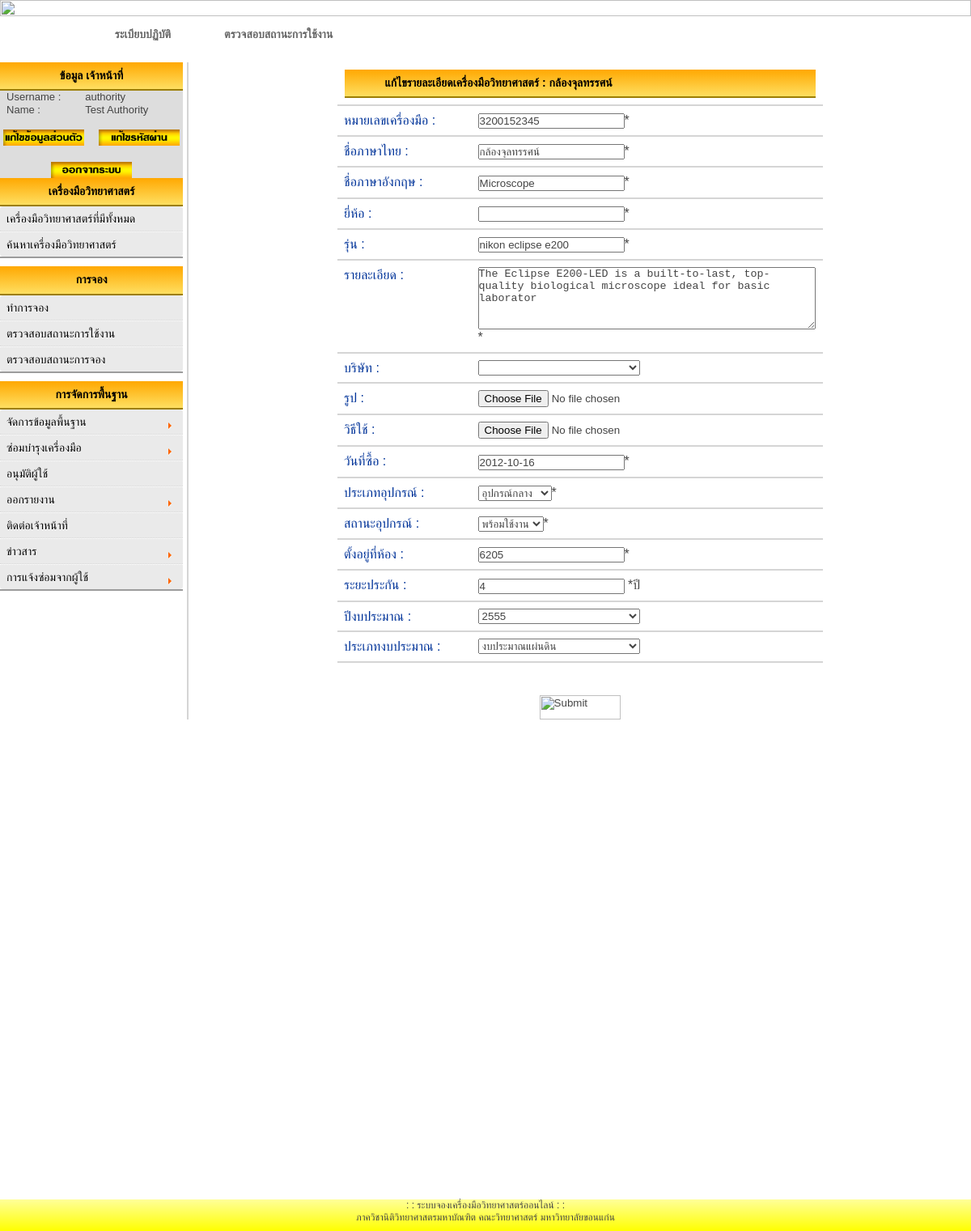
Page /authority/add_durable3-A.php?DurableArticleSetId=17 (signed in) on the committed database.
### tables this page shows
CREATE TABLE IF NOT EXISTS `durablearticleset` (
  `DurableArticleSetId` int(20) NOT NULL AUTO_INCREMENT,
  `DurableArticleSetNumber` varchar(20) NOT NULL,
  `DurableArticleSetThaiName` varchar(100) NOT NULL,
  `DurableArticleSetEnglishName` varchar(100) NOT NULL,
  `DurableArticleSetVersion` varchar(100) NOT NULL,
  `DurableArticleSetDetail` varchar(100) NOT NULL,
  `DurableArticleSetPic` varchar(600) NOT NULL,
  `DurableArticleSetHowtoUse` varchar(100) NOT NULL,
  `DurableArticleSetBuyDate` varchar(20) NOT NULL,
  `ProcurementBudgetYear` int(5) NOT NULL,
  `ProcurementBudgetType` varchar(20) NOT NULL,
  `VouchDate` varchar(20) NOT NULL,
  `DurableArticleSetAtRoom` varchar(100) NOT NULL,
  `DurableArticleSetType` varchar(20) NOT NULL,
  `DurableArticleSetStatus` varchar(20) NOT NULL DEFAULT 'พร้อมใช้งาน' COMMENT 'status : พร้อมใช้งาน , บำรุงรักษา ',
  `CompanyId` varchar(5) NOT NULL,
  `DurableArticleId` int(20) NOT NULL,
  PRIMARY KEY (`DurableArticleSetId`)
);

CREATE TABLE IF NOT EXISTS `user` (
  `UserId` int(5) NOT NULL AUTO_INCREMENT,
  `UserName` varchar(50) NOT NULL,
  `Password` varchar(20) NOT NULL,
  `UserFullname` varchar(50) NOT NULL,
  `UserSex` varchar(5) NOT NULL,
  `UserAddress` varchar(150) NOT NULL,
  `UserPhone` varchar(11) NOT NULL,
  `UserEmail` varchar(150) NOT NULL,
  `UserSSID` varchar(13) NOT NULL,
  `UserStatus` varchar(20) NOT NULL DEFAULT 'user' COMMENT 'status: user, ADMIN, authority, authority-apply',
  `Active` varchar(10) NOT NULL DEFAULT 'No' COMMENT 'Active : Yes,No,NoApply',
  `Detail` varchar(300) NOT NULL,
  `FacultyId` varchar(10) NOT NULL,
  `DepartmentId` varchar(10) NOT NULL,
  `BranchId` varchar(10) NOT NULL,
  PRIMARY KEY (`UserId`),
  UNIQUE KEY `UserName` (`UserName`)
);

### authority/add_durable3-A.php (the view, shortened to what this page needs)
<html>
<head>
<link href="table1.css" rel="stylesheet" type="text/css">
<link href="styles_menu.css" rel="stylesheet" type="text/css">
<link href="text1.css" rel="stylesheet" type="text/css" />
<link href="styles_head.css" rel="stylesheet" type="text/css">
<link rel="stylesheet" href="style.css" />
<link href="smooth-php-cal.css" rel="stylesheet" />
</head>
<body>
<?php include('h2.php'); ?>
 <td width="80%" rowspan="20" align="center" valign="top"> <div id="content">
<?php
	$strSQL = "SELECT * FROM durablearticleset  WHERE DurableArticleSetId = '".$_GET["DurableArticleSetId"]."' ";
	$objQuery = mysql_query($strSQL) or die ("Error Query [".$strSQL."]");
	$objResult = mysql_fetch_array($objQuery);
?>
	<form name="frmEdit" method="post" action="add_durable4-A.php?DurableArticleSetId=<?php echo $_GET["DurableArticleSetId"];?>" enctype="multipart/form-data"  onSubmit="JavaScript:return fncSubmit();">
	<table width="600" border="0"  id="box-table-a">
  <tr>
  <tr>
<td colspan="8"> <div id="head_content">
	  แก้ไขรายละเอียดเครื่องมือวิทยาศาสตร์ : <?php echo$objResult["DurableArticleSetThaiName"];?></div></td>
</tr>
	<tr>
    <th width="150"> <div align="left">หมายเลขเครื่องมือ :  </div></th>
	<td><input type="text" name="txtDurableArticleSetNumber" value="<?php echo $objResult["DurableArticleSetNumber"];?>">*</td>
</tr>
	<tr>
    <th width=""> <div align="left">ชื่อภาษาไทย :  </div></th>
	<td><input type="text" name="txtPassword" value="<?php echo$objResult["DurableArticleSetThaiName"];?>">*</td>
</tr>
	<tr>
    <th width=""> <div align="left">ชื่อภาษาอังกฤษ :  </div></th>
	<td><input type="text" name="txtName" value="<?php echo $objResult["DurableArticleSetEnglishName"];?>">*</td>
</tr>
	<tr>
    <th width=""> <div align="left">ยี่ห้อ :  </div></th>
	<td><input type="text" name="txtBrand" value="<?php echo $objResult["DurableArticleSetBrand"];?>">*</td>
</tr>
<tr>
    <th width=""> <div align="left">	รุ่น : </div></th>
	<td><input type="text" name="txtDurableArticleSetVersion" value="<?php echo $objResult["DurableArticleSetVersion"];?>">*</td>
</tr>
	<tr>
    <th width=""> <div align="left">รายละเอียด :  </div></th>
	<td><textarea name="txtDurableArticleSetDetail" rows="5" cols="50" ><?php echo $objResult["DurableArticleSetDetail"];?></textarea>
*</td>
</tr>
<tr>
    <th width=""> <div align="left">บริษัท :  </div></th>
	<td>
<select id="company" name="txtCompanyId" style="width:200px">
	<?php
	$strSQL = "SELECT * FROM company ORDER BY CompanyId ASC ";
	$objQuery = mysql_query($strSQL) or die ("Error Query [".$strSQL."]");
	while($objResult = mysql_fetch_array($objQuery))
	{
	?>
	<option value="<?php echo $objResult["CompanyId"];?>"><?php echo $objResult["CompanyThaiName"];?></option>
	<?php
	}
	?>
	</select></td>
</tr>
<?php
	$strSQL = "SELECT * FROM durablearticleset  WHERE DurableArticleSetId = '".$_GET["DurableArticleSetId"]."' ";
	$objQuery = mysql_query($strSQL) or die ("Error Query [".$strSQL."]");
	$objResult = mysql_fetch_array($objQuery);
?>
<tr>
    <th width=""> <div align="left">	รูป :  </div></th>
	<td>
	<input type="file" name="filUpload"
	value="<?php echo $objResult["DurableArticleSetPic"];?>">
	<input type="hidden" name="hdnOldFile" value="<?php echo $objResult["DurableArticleSetPic"];?>"></td>
</tr>
<tr>
    <th width=""> <div align="left">วิธีใช้ :  </div></th>
	<td>
		<input type="file" name="txtDurableArticleSetHowToUse" value="<?php echo $objResult["DurableArticleSetHowtoUse"];?>">
</td>
</tr>
<tr>
    <th width=""> <div align="left">วันที่ซื้อ :  </div></th>
	<td><input type="text" name="txtDurableArticleSetBuyDate" value="<?php echo $objResult["DurableArticleSetBuyDate"];?>">*</td>
</tr>
<tr>
    <th width=""> <div align="left">ประเภทอุปกรณ์ :  </div></th>
		<td align=""><select name='txtDurableArticleSetType' id='DurableArticleSetType'>
<option value='<?php echo $objResult["DurableArticleSetType"];?>'><?php echo $objResult["DurableArticleSetType"];?></option>
</select>*</td>
</tr>
<tr>
    <th width=""> <div align="left">สถานะอุปกรณ์ :  </div></th>
<td>
	<select name='txtDurableArticleSetStatus' id='DurableArticleSetStatus'>
	<option value='<?php echo $objResult["DurableArticleSetStatus"];?>'><?php echo $objResult["DurableArticleSetStatus"];?></option>
</select>*
</td>
</tr>
<tr>
    <th width=""> <div align="left">ตั้งอยู่ที่ห้อง :  </div></th>
	<td><input type="text" name="txtDurableArticleSetAtRoom" value="<?php echo $objResult["DurableArticleSetAtRoom"];?>">*</td>
</tr>
<tr>
    <th width=""> <div align="left">ระยะประกัน :  </div></th>
	<td><input type="text" name="txtVouchDate" value="<?php echo $objResult["VouchDate"];?>"> *ปี</td>
</tr>
<tr>
    <th width=""> <div align="left">ปีงบประมาณ :  </div></th>
	<td>
<select id="txtProcurementBudgetYear" name="txtProcurementBudgetYear" style="width:200px">
	<?php
	$strSQL = "SELECT * FROM procurement ORDER BY ProcurementBudgetId ASC ";
	$objQuery = mysql_query($strSQL) or die ("Error Query [".$strSQL."]");
	while($objResult = mysql_fetch_array($objQuery))
	{
	?>
	<option value="<?php echo $objResult["ProcurementBudgetId"];?>"><?php echo $objResult["ProcurementBudgetYear"];?></option>
	<?php
	}
	?>
	*</select></td>
</tr>
<tr>
    <th width=""> <div align="left">ประเภทงบประมาณ :  </div></th>
	<td>
<select id="ProcumentBudgetType" name="txtProcumentBudgetType" style="width:200px">
	<?php
	$strSQL = "SELECT * FROM procurement ORDER BY ProcurementBudgetId ASC ";
	$objQuery = mysql_query($strSQL) or die ("Error Query [".$strSQL."]");
	while($objResult = mysql_fetch_array($objQuery))
	{
	?>
	<option value="<?php echo $objResult["ProcurementBudgetId"];?>"><?php echo $objResult["ProcurementBudgetType"];?></option>
	<?php
	}
	?>
	*</select>
</td>
</tr>
</tr></table><br><br>
<input type="image" name="submit" WIDTH="100" HEIGHT="30" src="../images/submit2.bmp"/>
	</form>
</div></td>
  </tr>
   <tr>
    <td BGCOLOR="DDDDDD"><center><form name="form1" method="post" action="check_login.php">
  <table border="0" style="width: 210px">
    <?php
	$strSQL = "SELECT * FROM user WHERE UserId = '".$_SESSION['UserId']."' ";
	$objQuery = mysql_query($strSQL);
	$objResult = mysql_fetch_array($objQuery);
?>
<?php include('userbuttom.php'); ?>
<?php include('footer2.php');?>
</body>
</html>

### authority/userbuttom.php
  <tbody>
      <tr  >
        <td><FONT SIZE="2" COLOR="">Username :</FONT></td>
        <td><FONT SIZE="2" COLOR=""><?php echo $objResult["UserName"];?></FONT>
        </td>
      </tr>
      <tr>
        <td><FONT SIZE="2" COLOR="">Name : </FONT></td>
        <td><FONT SIZE="2" COLOR=""><?php echo $objResult["UserFullname"];?></FONT>
        </td>
      </tr>
    </tbody>
  </table><br>
<a href="edit_profile.php"><IMG SRC="../images/edit_profile.png" WIDTH="100" HEIGHT="20" BORDER="0" ALT=""></a> &nbsp; &nbsp;
<a href="edit_password.php"><IMG SRC="../images/password.png" WIDTH="100" HEIGHT="20" BORDER="0" ALT=""></a>
<br><br>
<a href="logout.php"><IMG SRC="../images/logout.png" WIDTH="100" HEIGHT="20" BORDER="0" ALT=""></a>
<br>
</form></td>
  </tr>

### authority/table1.css (style rules this page uses)
body { line-height: 1.6em; }
#box-table-a { font-size: 16px; text-align: left; border-collapse: collapse; }
#box-table-a th { font-size: 16px; font-weight: normal; padding: 8px; border-top: 2px solid #ff9900; border-bottom: 2px solid #d5d5d5; color: #039; }
#box-table-a td { padding: 8px; color: #black; border-top: 1px solid transparent; border-right: 1px solid transparent; border-left: 1px solid transparent; border-bottom: 2px solid #d5d5d5; }

### authority/text1.css (style rules this page uses)
body { margin-left: 0px; margin-top: 0px; margin-right: 0px; margin-bottom: 0px; text-align: center; margin:auto; clear: both; <body topmargin="0" leftmargin="0" rightmargin="0" > }
a:link { color: #000; }
#content { margin:0 0 0 5; clear: both; font-size: 16px; border-left: 2px solid #d5d5d5; padding: 8 8 8 8 px; }
#head_content { background: -webkit-gradient(linear, left top, left bottom, from(#ffa801), to(#fedf61)); font-size: 14px; font-weight: bold; padding: 8 10 8 50px; border-bottom: solid 2px #9c7e04; color:#000; }

### authority/style.css (style rules this page uses)
html, body, div, span, object, iframe, h1, h2, h3, h4, h5, h6, p, blockquote, pre, abbr, address, cite, code, del, dfn, em, img, ins, kbd, q, samp, small, strong, sub, sup, var, b, i, dl, dt, dd, ol, ul, li, fieldset, form, label, legend, table, caption, tbody, tfoot, thead, tr, th, td, article, aside, canvas, details, figcaption, figure, footer, header, hgroup, menu, nav, section, summary, time, mark, audio, video { margin: 0; padding: 0; font-size: 100%; font: inherit; vertical-align: baseline; }
table { border-collapse: collapse; border-spacing: 0; }
input, select { vertical-align: middle; }
body { font:13px/1.231 sans-serif; *font-size:small; }
html { overflow-y: scroll; }
strong, th { font-weight: bold; }
td { vertical-align: top; }
textarea { overflow: auto; }
label, input[type="button"], input[type="submit"], input[type="image"], button { cursor: pointer; }
button, input, select, textarea { margin: 0; }
a:link { -webkit-tap-highlight-color: #FF5E99; }
body, select, input, textarea { color: #444; }

### authority/smooth-php-cal.css (style rules this page uses)
* { padding : 0; margin : 0; }

### authority/add_durable3-A.php (style rules this page uses)
a { text-decoration:none; }

### rows in the picture
durablearticleset: DurableArticleSetThaiName "กล้องจุลทรรศน์", txtDurableArticleSetNumber "3200152345", txtPassword "กล้องจุลทรรศน์", txtName "Microscope", txtDurableArticleSetVersion "nikon eclipse e200", txtDurableArticleSetDetail "The Eclipse E200-LED is a built-to-last, top-quality biological microscope ideal for basic laborator", txtDurableArticleSetBuyDate "2012-10-16", txtDurableArticleSetType "อุปกรณ์กลาง", txtDurableArticleSetStatus "พร้อมใช้งาน", txtDurableArticleSetAtRoom "6205", txtVouchDate "4"
user: UserName "authority", UserFullname "Test Authority"

### other values in the picture
form field txtProcurementBudgetYear "2555"
form field txtProcumentBudgetType "งบประมาณแผ่นดิน"
